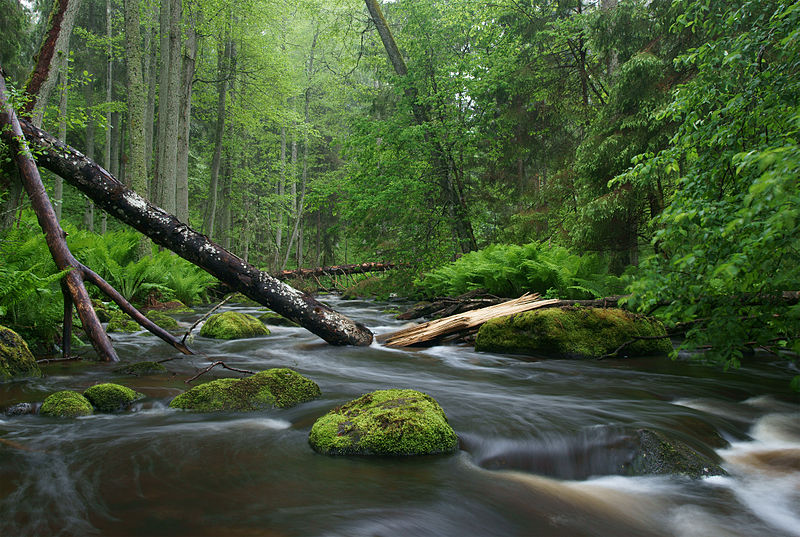
#> input picture image_enhancing/image_sharpen/picture.jpg, 800 x 537 px
$ python image_sharpening.py
#> lines starting #> are read from the running program, lines starting #| are printed output that depends on the picture
import cv2
import numpy as np

#this kernel may be edge detection kernel
kernel = np.array([[-1,-1,-1],
                 [-1,9,-1],
                 [-1,-1,-1]])
kernel2 = np.array([[0,-1,0],
                    [-1,5,-1],
                    [0,-1,0]])
picture = cv2.imread("picture.jpg")
#> picture is the input picture: shape (537, 800, 3); mean B, G, R 56.8, 87.5, 70
cv2.imshow("picture", picture)
cv2.waitKey(0)

#not sure if this is edge detection
basic_Sharpening = cv2.filter2D(picture, -1, kernel)
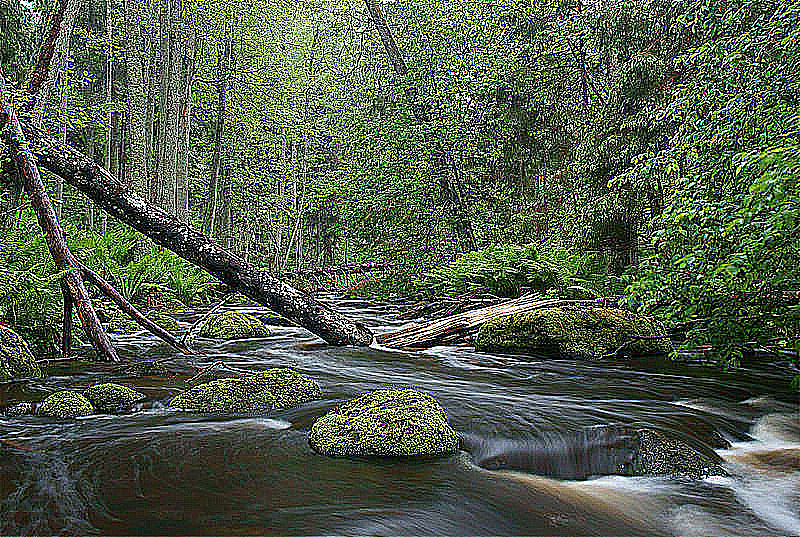
#> basic_Sharpening: shape (537, 800, 3); mean B, G, R 76.8, 94.2, 83.8
cv2.imshow("basic sharpening", basic_Sharpening)
cv2.waitKey(0)

sharpening = cv2.filter2D(picture,-1,kernel2)
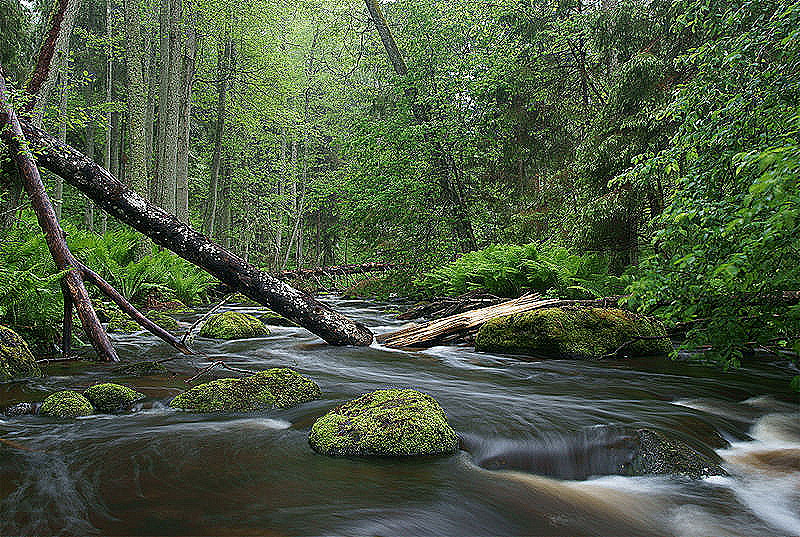
#> sharpening: shape (537, 800, 3); mean B, G, R 65.5, 89.6, 75.3
cv2.imshow("sharpening?", sharpening)
cv2.waitKey(0)
